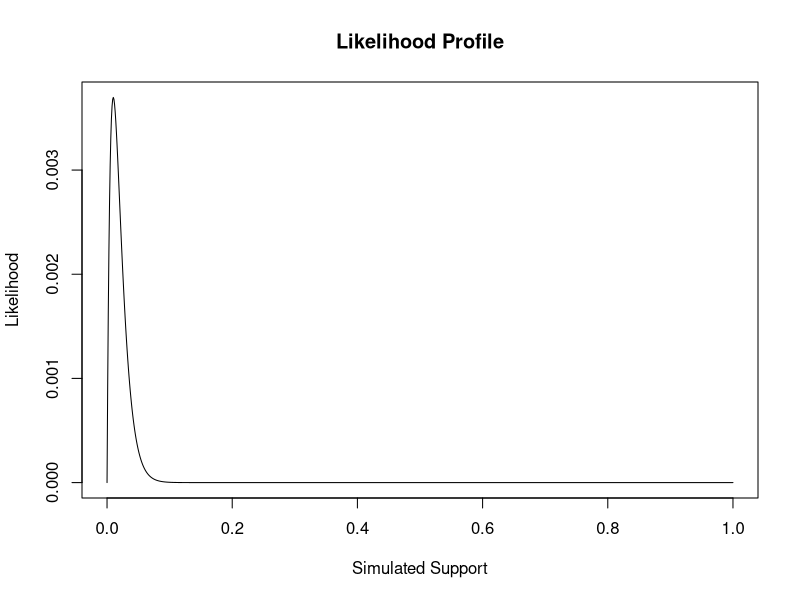
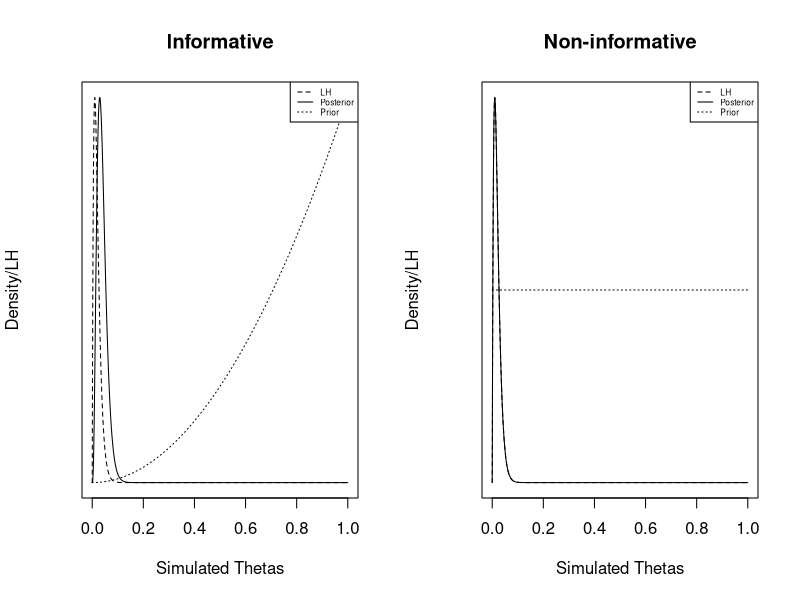

Source code (R) for these figures, in order:
## ---- chunk 1
set.seed(123)
obs.data <- rbinom(n = 100, size = 1, prob = 0.01)
## ---- chunk 2
### Bernoulli LH Function ###
# Input - the data, theta grid #
# Produces likelihood values #
myBernLH <- function(obs.data, theta){
	N <- length(obs.data)
	x <- sum(obs.data)
	LH <- ((theta)^x)*((1 - theta)^(N-x))
	return(LH)
}

### Plot LH for a grid of theta values ###
# Create the grid #
theta.sim <- seq(from = 0, to = 1, length.out = 1000)
# Store the LH Values #
sim.LH <- myBernLH(obs.data = obs.data, theta = theta.sim)
# Create the Plot #
plot(theta.sim, sim.LH, type = 'l', 
 main = 'Likelihood Profile', xlab = 'Simulated Support',
  ylab = 'Likelihood')

## ---- chunk 3
### Function to determine posterior parameters based on ###
### observed data and prior assumptions ###
# Inputs - Prior Paramters, observed data #
myPosteriorParam <- function(pri.a, pri.b, obs.data){
	N <- length(obs.data)
	x <- sum(obs.data)
	post.a <- pri.a + x
	post.b <- pri.b + N - x
	post.param <- list('post.a' = post.a, 
	 'post.b' = post.b)
	return(post.param)
}

# Find posterior parameters for two different priors #
# a = 1, b = 1 #
non.inform <- myPosteriorParam(pri.a = 1, pri.b = 1, obs.data = obs.data)
# a = 3, b = 1 #
inform <- myPosteriorParam(pri.a = 3, pri.b = 1, obs.data = obs.data)
print(non.inform)
print(inform)
## ---- chunk 4
### Create a plot of LH, Pri, Posterior using the simulated seq ###
non.inform.den <- dbeta(x = theta.sim, shape1 = non.inform$post.a, 
 shape2 = non.inform$post.b)
inform.den <- dbeta(x = theta.sim, shape1 = inform$post.a, 
 shape2 = inform$post.b)
pri.inform <- dbeta(x = theta.sim, shape1 = 3, 
 shape2 = 1)
pri.non.inform <- dbeta(x = theta.sim, shape1 = 1, 
 shape2 = 1)

 
par(mfrow=c(1, 2)) 
plot(theta.sim, sim.LH, lty = 2, xlab = 'Simulated Thetas',
 ylab = 'Density/LH', type = 'l', yaxt = 'n', main = 'Informative')
par(new = TRUE)
plot(theta.sim, inform.den, lty = 1, axes = FALSE, xlab = '', ylab = '',
 type = 'l')
par(new = TRUE)
plot(theta.sim, pri.inform, lty = 3, axes = FALSE, xlab = '', ylab = '',
 type = 'l')
legend('topright', lty=c(2,1,3), legend = c('LH', 'Posterior', 'Prior'),
cex = 0.5)
 
plot(theta.sim, sim.LH, lty = 2, xlab = 'Simulated Thetas',
 ylab = 'Density/LH', type = 'l', yaxt = 'n', main = 'Non-informative')
par(new = TRUE)
plot(theta.sim, non.inform.den, lty = 1, axes = FALSE, xlab = '', ylab = '',
 type = 'l')
par(new = TRUE)
plot(theta.sim, pri.non.inform, lty = 3, axes = FALSE, xlab = '', ylab = '',
 type = 'l')
legend('topright', lty=c(2,1,3), legend = c('LH', 'Posterior', 'Prior'),
cex=0.5)
## ---- chunk 5
require(xtable)
## Create confidence/ credible intervals - informative ##
# Credible Interval #
my.sim <- rbeta(n = 1000, shape1 = inform$post.a, 
 shape2 = inform$post.b)
my.credI <- quantile(my.sim, prob = c(0.025, 0.975))

# Confidence Interval #
p.hat <- sum(obs.data) / length(obs.data)
my.confI <- p.hat + qnorm(p = c(0.025, 0.975)) * 
 sqrt(p.hat*(1-p.hat)/length(obs.data))
# Store the results # 
results <- rbind(my.credI, my.confI)
rownames(results) <- c('Credible Interval', 'Confidence Interval')
# present these results in a nice table #
print(xtable(results, digits = 4), comment = FALSE)
